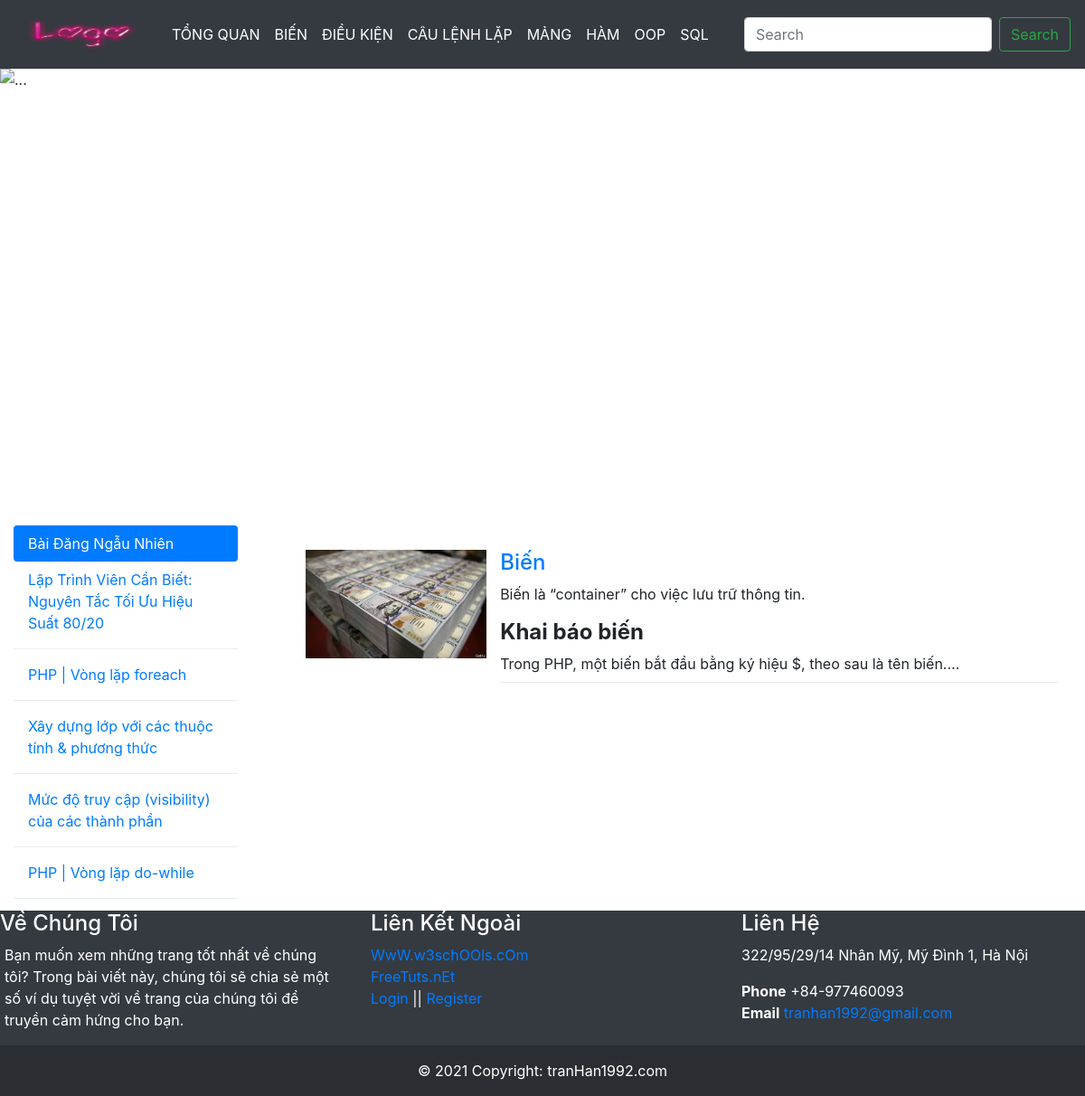
The page /index.php?page=listCategoryPost&key=BIẾN on the database its author committed.
### tables this page shows
CREATE TABLE `categories` (
  `id` int(11) NOT NULL,
  `name` varchar(500) NOT NULL COMMENT 'tên chuyên mục',
  `slug` varchar(500) NOT NULL COMMENT 'tên chuyên mục không dấu'
);

CREATE TABLE `posts` (
  `id` int(11) NOT NULL,
  `title` varchar(500) NOT NULL COMMENT 'tiêu đề bài viết',
  `slug` varchar(500) NOT NULL COMMENT 'tiêu đề không dấu',
  `view_number` int(11) NOT NULL COMMENT 'lượt xem',
  `image` varchar(500) NOT NULL COMMENT 'ảnh',
  `summary` text NOT NULL COMMENT 'tóm tắt',
  `content` longtext NOT NULL COMMENT 'nội dung',
  `category_id` varchar(255) DEFAULT NULL,
  `user_id` varchar(255) DEFAULT NULL,
  `date` date NOT NULL COMMENT 'thời gian đăng'
);

### Controller/CategoryController.php (called while the page is built, shortened)
<?php
class CategoryController
{
    public $categoryModel;
    public function __construct()
    {
        $connection = new DBconnection("root", "");
        $this->categoryModel = new CategoryModel($connection->connect());
    }
    public function listCategory1()
    {
        $category = $this->categoryModel->listCategory();
        include 'Core/navbar.php';
    }
}

### Model/DBconnection.php (called while the page is built, shortened)
<?php
class DBconnection
{
    public $user;
    public $password;
    public function __construct($user, $password)
    {
        $this->user = $user;
        $this->password = $password;
    }
    public function connect()
    {
        try {
            return new PDO("mysql:host=localhost;dbname=blog", $this->user, $this->password);
        } catch (PDOException $PDOException) {
            echo "database error";
            exit();
        }
    }
}

### Model/CategoryModel.php (called while the page is built, shortened)
<?php
class CategoryModel
{
    public $connection;
    public function __construct($connection)
    {
        $this->connection = $connection;
    }
    public function listCategory(){
        $sql = "SELECT * FROM categories";
        $stmt = $this->connection->prepare($sql);
        $stmt->execute();
        return $stmt->fetchAll();
    }
}

### Controller/PostController.php (called while the page is built, shortened)
<?php
class PostController
{
    public $postDB;
    public function __construct()
    {
        $connection = new DBconnection("root", "");
        $this->postDB = new PostDB($connection->connect());
    }
    public function listCategoryPost($key)
    {
        $posts = $this->postDB->listCategoryPost($key);
        include 'View/client/listCategoryPost.php';
    }
    public function randPost()
    {
        $randPost = $this->postDB->randPost();
        include 'View/client/randPost.php';
    }
}

### Model/PostDB.php (called while the page is built, shortened)
<?php
class PostDB
{
    public $connection;
    public function __construct($connection)
    {
        $this->connection = $connection;
    }
    public function listCategoryPost($key)
    {
        $sql = "SELECT * FROM posts WHERE category_id LIKE N'%$key%'  ORDER BY id DESC";
        $stmt = $this->connection->prepare($sql);
        $stmt->execute();
        return $stmt->fetchAll();
    }
    public function randPost()
    {
        $sql = "SELECT * FROM posts ORDER BY RAND() LIMIT 5";
        $stmt = $this->connection->prepare($sql);
        $stmt->execute();
        return $stmt->fetchAll();
    }
}

### View/client/randPost.php (the view)
<?php foreach ($randPost as $value): ?>
    <a class="text nav-link" href="index.php?page=view&id=<?php echo $value['id']; ?>"><?php echo $value['title'] ?></a>
    <div class="dropdown-divider"></div>
<?php endforeach; ?>

### Core/navbar.php (shortened to what this page needs)
<nav class="navbar navbar-expand-lg navbar-dark bg-dark disabled" >
    <a class="navbar-brand" href="/blog"><img src="images/logo.png" alt="Học PhP" style="width: 150px;height: 50px"></a>
    <div class="collapse navbar-collapse" id="navbarSupportedContent">
        <ul class="navbar-nav mr-auto">
            <?php foreach ($category as $value): ?>
            <li class="nav-item active">
                <a class="nav-link" href="index.php?page=listCategoryPost&key=<?php echo $value['name']; ?>"><?php echo $value['name']; ?> <span class="sr-only">(current)</span></a>
            </li>
            <?php endforeach; ?>
        </ul>
        <form class="form-inline my-2 my-lg-0">
            <input class="form-control mr-sm-2" type="search" placeholder="Search" aria-label="Search" name="key" id="key">
            <button class="btn btn-outline-success my-2 my-sm-0" type="submit">Search</button>
        </form>
    </div>
</nav>

### View/client/listCategoryPost.php (shortened to what this page needs)
<div id="main" class="container">
    <div class="product">
        <div class="row mt-3">
            <?php foreach ($posts as $value): ?>
                <div class="col-3 mb-3">
                    <a href="index.php?page=view&id=<?php echo $value['id']; ?>"><img
                                src="images/<?php echo $value['image']; ?>"
                                alt="<?php echo $value['title']; ?>" style="width: 200px ;height: 120px"></a>
                </div>
                <div class="col-9 mb-3">
                    <div>
                        <h4><a class="text"
                               href="index.php?page=view&id=<?php echo $value['id']; ?>"><?php echo $value['title'] ?></a>
                        </h4>
                    </div>
                    <div class="text1 ellipsis">
                        <span class="text1-concat">
                            <?php echo $value['content'] ?>
                              </span>
                    </div>
                    <div class="dropdown-divider"></div>
                </div>
            <?php endforeach; ?>
        </div>
    </div>
</div>

### Core/style.css (style rules this page uses)
.container { margin: 5px 10px; }
.text1 { overflow: hidden; text-overflow: ellipsis; display: -webkit-box; -webkit-line-clamp: 3; -webkit-box-orient: vertical; }
.text { overflow: hidden; text-overflow: ellipsis; display: -webkit-box; -webkit-line-clamp: 1; -webkit-box-orient: vertical; }

### rows shown on the page
categories: name "TỔNG QUAN"
categories: name "BIẾN"
categories: name "ĐIỀU KIỆN"
categories: name "CÂU LỆNH LẶP"
categories: name "MẢNG"
categories: name "HÀM"
categories: name "OOP"
categories: name "SQL"
posts: title "Lập Trình Viên Cần Biết: Nguyên Tắc Tối Ưu Hiệu Suất 80/20"
posts: title "PHP | Vòng lặp foreach"
posts: title "Xây dựng lớp với các thuộc tính & phương thức"
posts: title "Mức độ truy cập (visibility) của các thành phần"
posts: title "PHP | Vòng lặp do-while"
posts: image (picture), title "Biến", content "Biến là “container” cho việc lưu trữ thông tin. Khai báo biến Trong PHP, một biến bắt đầu bằng ký hiệu $, theo sau là tên biến."
